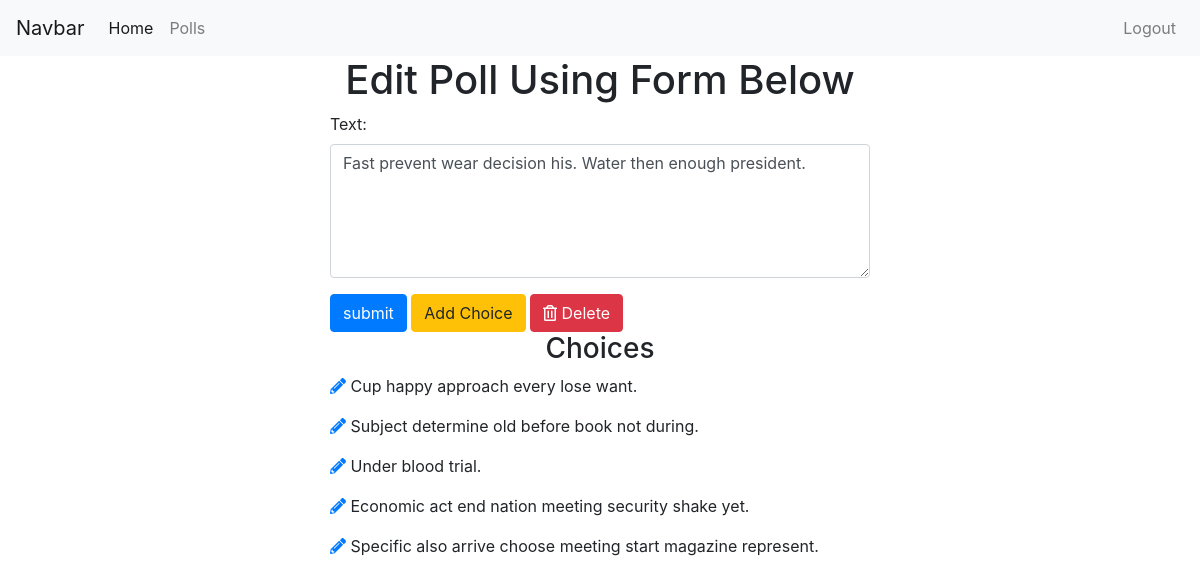
The page /polls/edit/7/ (signed in) on the database its author committed.
### polls/models.py (models this page shows, shortened)
class Poll(models.Model):
    owner = models.ForeignKey(User, on_delete=models.CASCADE, default=1)
    text = models.CharField(max_length=255)
    pub_date = models.DateField()

class Choice(models.Model):
    poll = models.ForeignKey(Poll, on_delete=models.CASCADE)
    choice_text = models.CharField(max_length=255)

### polls/views.py (the view)
# urls.py: path('edit/<int:poll_id>/', views.edit_poll, name='edit_poll'),
@login_required
def edit_poll(request, poll_id):
    poll = get_object_or_404(Poll, id=poll_id)
    if request.user != poll.owner:
        return redirect('/')
    if request.method == "POST":
        form = EditPollForm(request.POST, instance=poll)
        if form.is_valid():
            form.save()
            messages.success(
                            request,
                            'Poll Edit Successfully',
                            extra_tags='alert alert-success alert-dismissible fade show'
                            )
            return redirect('polls:list')
    else:
        form = EditPollForm(instance=poll)
    return render(request, 'polls/edit_poll.html', {'form': form, 'poll':poll})

### polls/forms.py
class EditPollForm(forms.ModelForm):
    class Meta:
        model = Poll
        fields = ['text']
        widgets = {
            'text': forms.Textarea(attrs={"class":"form-control", "rows": 5, "cols": 20})
        }

### polls/templates/polls/edit_poll.html (shortened to what this page needs)
{% extends 'base.html' %}
{% block content %}
<div class="container">
  <h1 class='text-center'>Edit Poll Using Form Below</h1>
  <div class="row">
    <div class="col-sm-6 offset-sm-3">
      <form action="" method="post">
        {% for field in form %}
        <div class="form-group">
          {{ field.label_tag }}
          {{ field }}
        </div>
        {% endfor %}
        <input type="submit" value="submit" class='btn btn-primary'>
        <a href="{% url 'polls:add_choice' poll.id %}" class='btn btn-warning'>Add Choice</a>
        <a href="{% url 'polls:poll_confirm_delete' poll.id %}"
            class='btn btn-danger'>
            <i class="far fa-trash-alt"></i> Delete
        </a>
      </form>
    <h3 class='text-center'>Choices</h3>
    {% for choice in poll.choice_set.all %}
      <p><a href="{% url 'polls:edit_choice' choice.id %}"><i class="fas fa-pencil-alt"></i></a> {{choice.choice_text}}</p>
    {% endfor %}
    </div>
  </div>
</div>
{% endblock %}

### rows shown on the page
Poll: form "Fast prevent wear decision his. Water then enough president."
Choice: choice_text "Cup happy approach every lose want."
Choice: choice_text "Subject determine old before book not during."
Choice: choice_text "Under blood trial."
Choice: choice_text "Economic act end nation meeting security shake yet."
Choice: choice_text "Specific also arrive choose meeting start magazine represent."

### other values the page prints
{{ field.label_tag }} "Text:"
